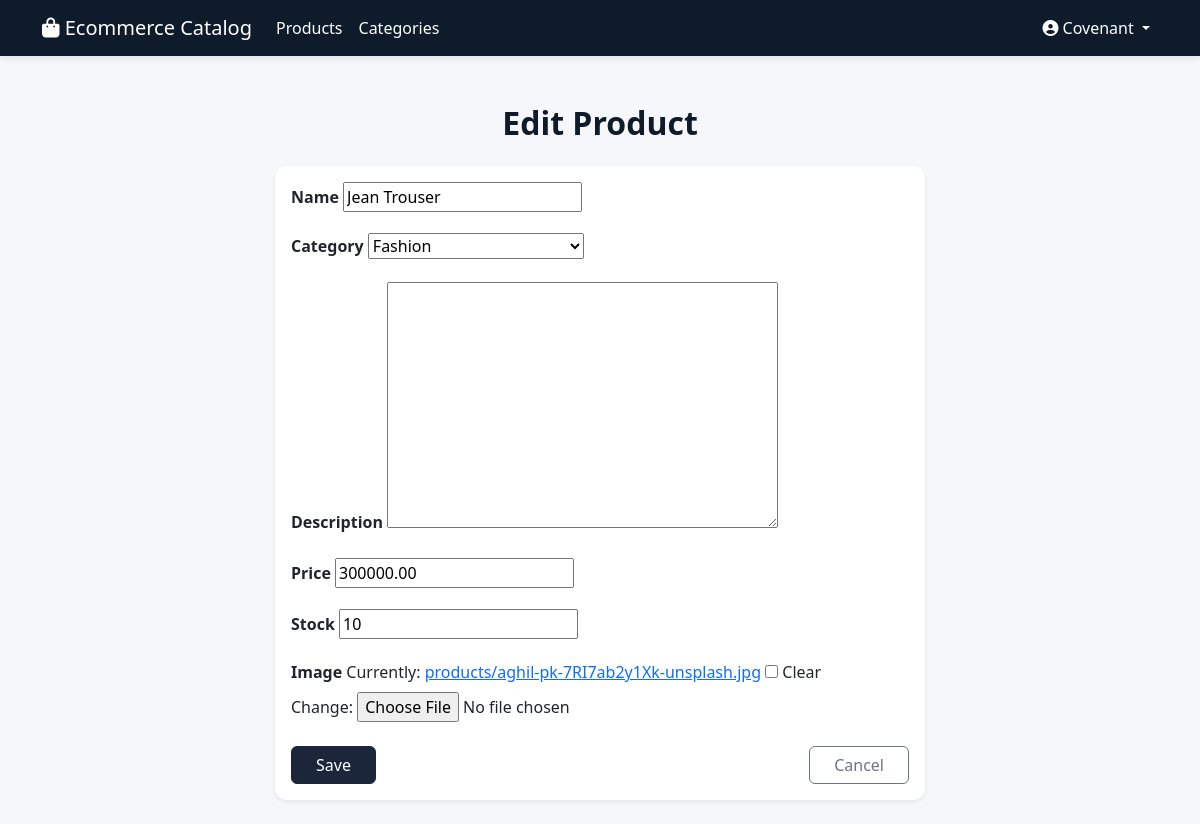
Page /catalog/products/dsd/edit/ (signed in) on the committed database.
### catalog/models.py (models this page shows, shortened)
class Product(models.Model):
    name = models.CharField(max_length=255)
    slug = models.SlugField(max_length=255, unique=True, blank=True)
    category = models.ForeignKey(Category, on_delete=models.CASCADE, related_name='products')
    description = models.TextField(blank=True, null=True)
    price = models.DecimalField(max_digits=12, decimal_places=2)
    stock = models.PositiveIntegerField(default=0)
    image = models.ImageField(upload_to='products/', blank=True, null=True)
    created_at = models.DateTimeField(auto_now_add=True)
    class Meta:
        ordering = ['-created_at']

### catalog/views.py (the view)
# urls.py: path('products/<slug:slug>/edit/', views.product_update_view, name='product_update'),
@login_required(login_url='login')
def product_update_view(request, slug):
    product = get_object_or_404(Product, slug=slug)
    if request.method == 'POST':
        form = ProductForm(request.POST, request.FILES, instance=product)
        if form.is_valid():
            form.save()
            messages.success(request, 'Product updated successfully!')
            return redirect('product_detail', slug=product.slug)
    else:
        form = ProductForm(instance=product)
    return render(request, 'catalog/product_form.html', {'form': form, 'product': product})

### catalog/forms.py
class ProductForm(forms.ModelForm):
    class Meta:
        model = Product
        fields = ['name', 'category', 'description', 'price', 'stock', 'image']

### catalog/models.py (called while the page is built)
    def __str__(self):
        return self.name

### catalog/templates/catalog/product_form.html (shortened to what this page needs)
{% extends 'catalog/base.html' %}
{% block content %}
<div class="container py-4">
  <h2 class="mb-4 fw-bold text-center">
    {% if product %}Edit Product{% else %}Add Product{% endif %}
  </h2>
  <div class="card border-0 shadow-sm mx-auto" style="max-width: 650px;">
    <div class="card-body">
      <form method="post" enctype="multipart/form-data">
        {% for field in form %}
          <div class="mb-3">
            <label class="form-label fw-semibold">{{ field.label }}</label>
            {{ field }}
          </div>
        {% endfor %}
        <div class="d-flex justify-content-between mt-4">
          <button class="btn btn-primary px-4" type="submit">Save</button>
          <a class="btn btn-outline-secondary px-4" href="{% url 'product_list' %}">Cancel</a>
        </div>
      </form>
    </div>
  </div>
</div>
{% endblock %}

### catalog/templates/catalog/base.html (shortened to what this page needs)
<!doctype html>
<html lang="en">
  <head>
    <link href="https://cdn.jsdelivr.net/npm/bootstrap@5.3.0/dist/css/bootstrap.min.css" rel="stylesheet">
    <link rel="stylesheet" href="https://cdnjs.cloudflare.com/ajax/libs/font-awesome/6.4.0/css/all.min.css">
  </head>
  <body>
    <nav class="navbar navbar-expand-lg">
      <div class="container">
        <a class="navbar-brand" href="{% url 'home' %}">
          <i class="fas fa-shopping-bag"></i> Ecommerce Catalog
        </a>
        <div class="collapse navbar-collapse" id="nav">
          <ul class="navbar-nav me-auto">
            <li class="nav-item"><a class="nav-link" href="{% url 'product_list' %}">Products</a></li>
            <li class="nav-item"><a class="nav-link" href="{% url 'category_list' %}">Categories</a></li>
          </ul>
          <ul class="navbar-nav ms-auto">
            {% if user.is_authenticated %}
              <li class="nav-item dropdown auth-dropdown">
                <a class="nav-link dropdown-toggle" href="#" id="userDropdown" role="button" data-bs-toggle="dropdown">
                  <i class="fas fa-user-circle"></i>
                  {{ user.first_name|default:user.username }}
                </a>
              </li>
            {% endif %}
          </ul>
        </div>
      </div>
    </nav>
    <div class="container mt-4">
      {% block content %}{% endblock %}
    </div>
  </body>
</html>

### catalog/templates/catalog/base.html (style rules this page uses)
body { background-color: #f5f7fa; font-family: "Segoe UI", sans-serif; }
.navbar { background: #0d1b2a; box-shadow: 0 2px 8px rgba(0,0,0,0.1); }
.navbar .navbar-brand, .navbar .nav-link { color: #ffffff !important; font-weight: 500; transition: all 0.3s ease; }
.card { border: none; border-radius: 12px; box-shadow: 0 4px 12px rgba(0,0,0,0.1); transition: transform .15s ease, box-shadow .15s ease; }
.btn-primary { background-color: #1b263b; border-color: #1b263b; }
h1, h2, h4, h5 { color: #0d1b2a; }

### rows in the picture
Product: form "Jean Trouser" "Fashion" "300000.00" "10"

### other values in the picture
{{ user.first_name|default:user.username }} "Covenant"
{{ field.label }} "Name" "Category" "Description" "Price" "Stock" "Image"
